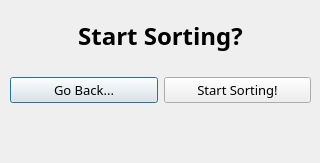
<?xml version="1.0" encoding="UTF-8"?>
<ui version="4.0">
 <class>Dialog</class>
 <widget class="QDialog" name="Dialog">
  <property name="geometry">
   <rect>
    <x>0</x>
    <y>0</y>
    <width>320</width>
    <height>163</height>
   </rect>
  </property>
  <property name="windowTitle">
   <string>Dialog</string>
  </property>
  <widget class="QLabel" name="label">
   <property name="geometry">
    <rect>
     <x>10</x>
     <y>10</y>
     <width>301</width>
     <height>51</height>
    </rect>
   </property>
   <property name="font">
    <font>
     <family>Segoe UI Semibold</family>
     <pointsize>18</pointsize>
     <weight>75</weight>
     <bold>true</bold>
    </font>
   </property>
   <property name="text">
    <string>Start Sorting?</string>
   </property>
   <property name="alignment">
    <set>Qt::AlignCenter</set>
   </property>
  </widget>
  <widget class="QWidget" name="horizontalLayoutWidget">
   <property name="geometry">
    <rect>
     <x>10</x>
     <y>60</y>
     <width>301</width>
     <height>61</height>
    </rect>
   </property>
   <layout class="QHBoxLayout" name="buttons_layout">
    <item>
     <layout class="QVBoxLayout" name="go_back_layout">
      <item>
       <widget class="QPushButton" name="go_back_button">
        <property name="font">
         <font>
          <family>Segoe UI Semibold</family>
          <pointsize>10</pointsize>
         </font>
        </property>
        <property name="text">
         <string>Go Back...</string>
        </property>
       </widget>
      </item>
     </layout>
    </item>
    <item>
     <layout class="QVBoxLayout" name="start_layout">
      <item>
       <widget class="QPushButton" name="start_button">
        <property name="font">
         <font>
          <family>Segoe UI Semibold</family>
          <pointsize>10</pointsize>
         </font>
        </property>
        <property name="text">
         <string>Start Sorting!</string>
        </property>
       </widget>
      </item>
     </layout>
    </item>
   </layout>
  </widget>
 </widget>
 <resources/>
 <connections/>
</ui>
